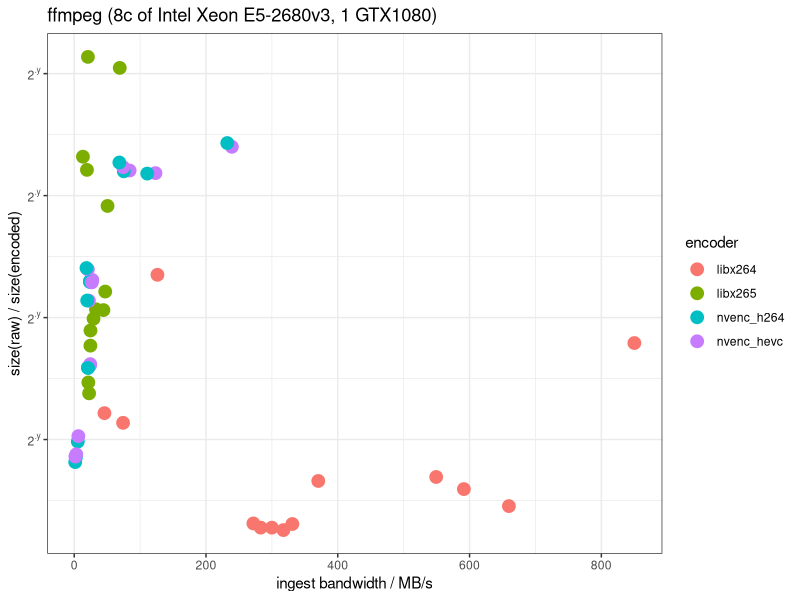
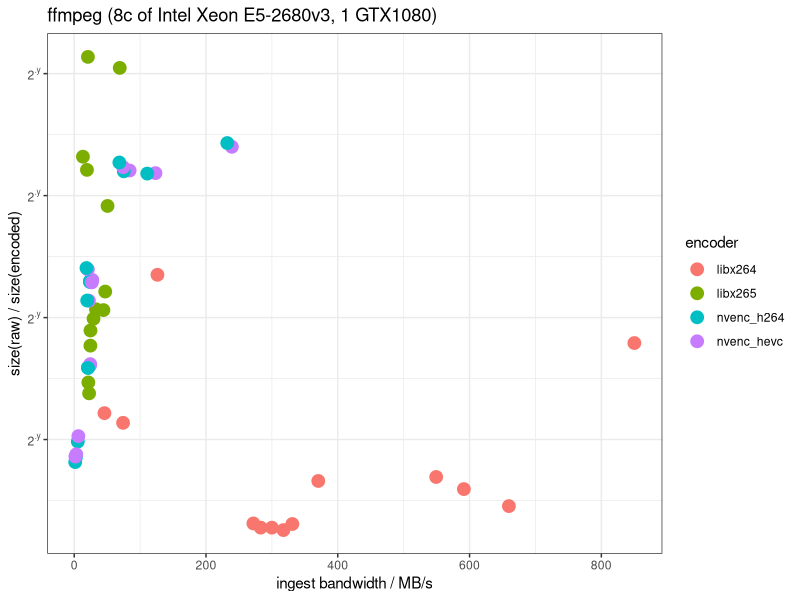
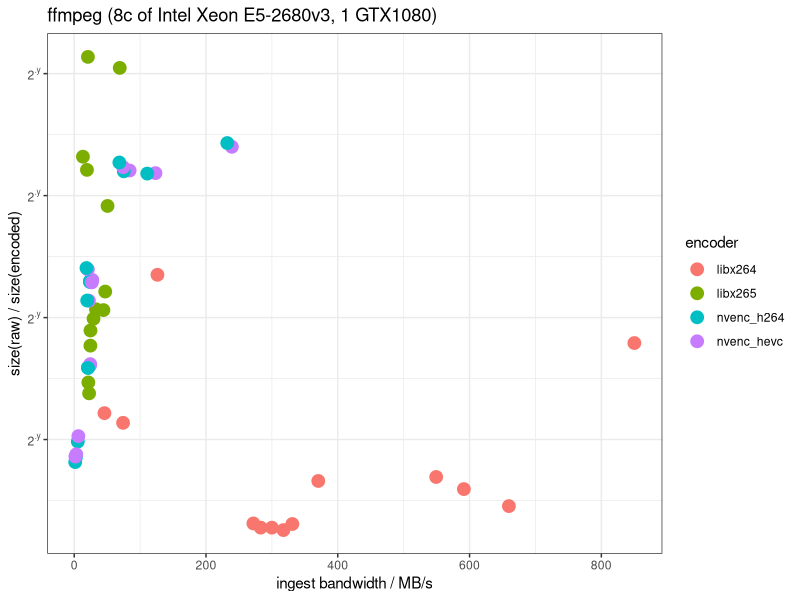
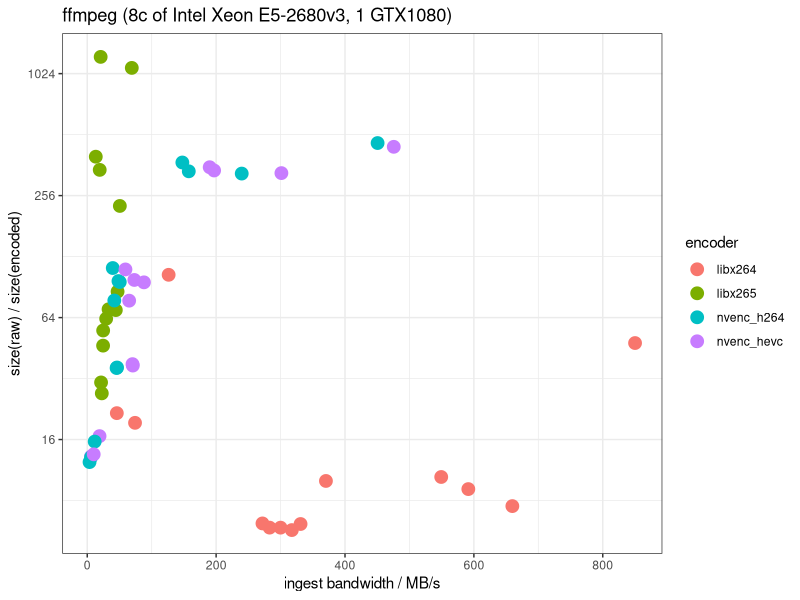
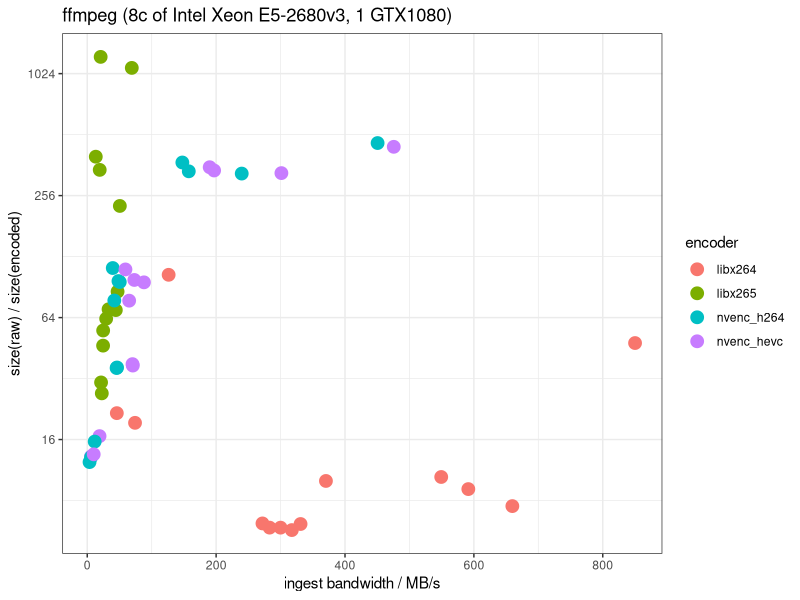
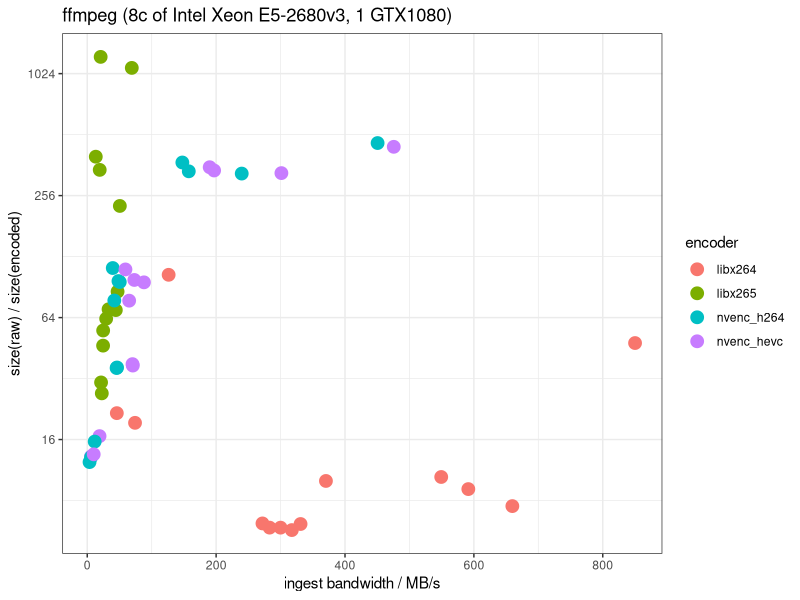
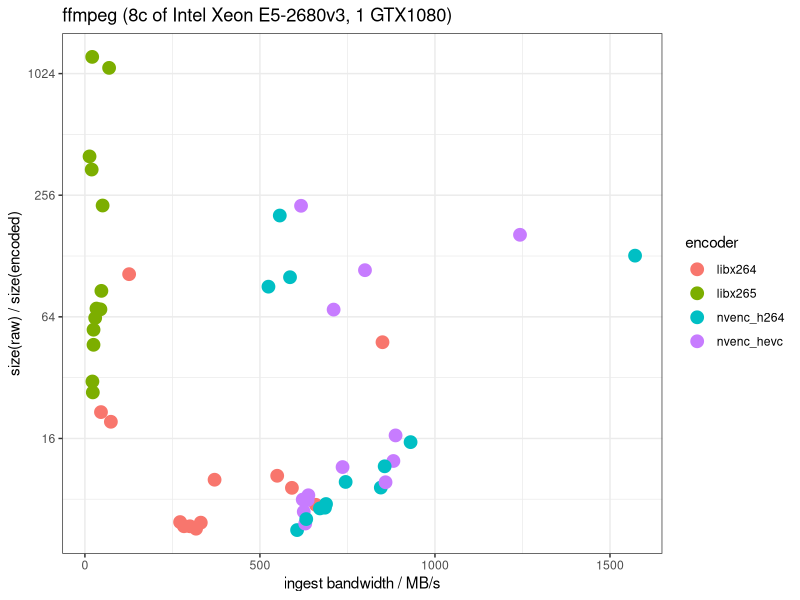
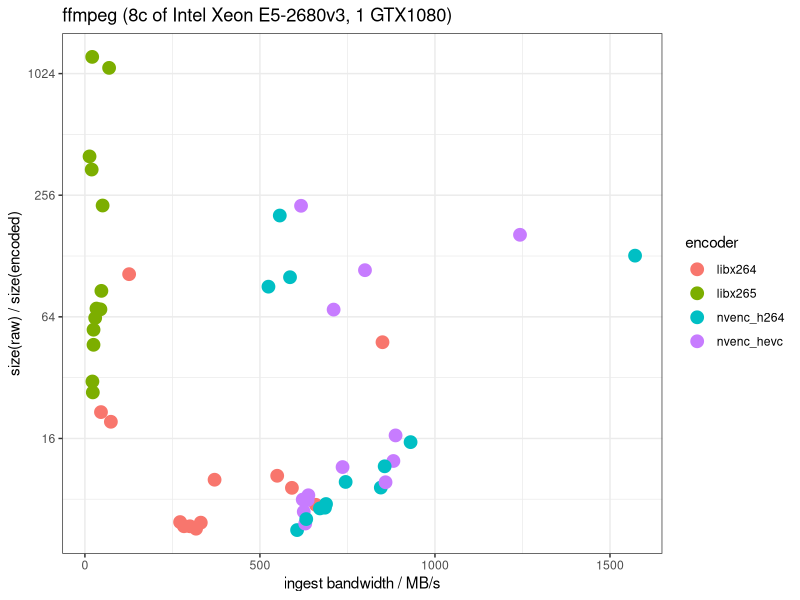

Write the R code that produced these figures, in order.
#!/usr/bin/env Rscript
library(ggplot2)
library(dplyr, warn.conflicts=FALSE)
library(readr)
library(scales)
library(ggthemes)
library(tidyr)


enc_df = read_csv("sqy-corpus-encode.csv") %>% filter(exit==0) %>% select(-flags, -timestamp)

enc_nvprof_df = read_csv("sqy-corpus-encode-nvprof.csv") %>% filter(exit==0)
enc_sdk_df = read_csv("sqy-corpus-encode-sdk.csv") %>% filter(exit==0)  

qual_df = read_csv("sqy-corpus-quality.csv") %>% select(-flags, -timestamp)

info_df = read_csv("sqy-corpus-info.csv") %>% mutate(filename = gsub(".tif","",filename))
info_df = info_df %>%
    mutate(parent_filename = filename, bytesof_pixel = bits_per_pixel/8) %>%
    separate(shape, into = c("zshape", "yshape","xshape"), sep = "x", convert = T, remove = F) %>%
    mutate(n_elems = zshape*yshape*xshape,
           size_bytes = n_elems*bytesof_pixel ,
           yuv420_size_bytes = n_elems*6/4.)


combined_enc = inner_join(enc_df,qual_df,by = c("filename"="filename",
                                             "shorthand"="shorthand")) 

combined_enc = combined_enc %>% mutate( parent_filename = gsub("(_unweighted|weighted_power_3_1)","",filename))
combined_enc = inner_join(combined_enc,info_df,by = "parent_filename")

combined_enc = combined_enc %>%
    mutate( ingest_bw_mb_per_sec = yuv420_size_bytes/(1024*1024*realtime_sec),
           encoder = gsub("_ultrafast","",shorthand),
           compression_ratio = raw_size_bytes/encoded_size_bytes)



realtime_plot = ggplot( combined_enc ,aes( x=ingest_bw_mb_per_sec,y=compression_ratio,color=encoder)) + theme_bw()
realtime_plot = realtime_plot + geom_point(size=4) 
realtime_plot = realtime_plot + ggtitle("ffmpeg (8c of Intel Xeon E5-2680v3, 1 GTX1080)")
realtime_plot = realtime_plot + xlab("ingest bandwidth / MB/s") + ylab(" size(raw) / size(encoded) ")
realtime_plot = realtime_plot + scale_y_continuous(trans=log2_trans(), breaks = trans_breaks("log2", function(x) 2^x),  labels = trans_format("log2", math_format(2^.y)))

ggsave("ffmpeg_cpugpu_video_codecs_realtime.png",realtime_plot,height=5)
ggsave("ffmpeg_cpugpu_video_codecs_realtime.svg",realtime_plot,height=5)
ggsave("ffmpeg_cpugpu_video_codecs_realtime.pdf",realtime_plot,height=5)


##### using the cuCtxCreate/Destroy timings

enc_nvprof_df = inner_join(enc_nvprof_df,qual_df,by = c("filename"="filename",
                                              "shorthand"="shorthand"))

enc_nvprof_df = enc_nvprof_df %>% mutate( parent_filename = gsub("(_unweighted|weighted_power_3_1)","",filename))
enc_nvprof_df = inner_join(enc_nvprof_df,info_df,by = "parent_filename")

enc_nvprof_df = enc_nvprof_df %>%
    mutate( ingest_bw_mb_per_sec = yuv420_size_bytes/(1024*1024*cuCtxTime_sec),
           encoder = gsub("_ultrafast","",shorthand),
           compression_ratio = raw_size_bytes/encoded_size_bytes)

including_nvprof = combined_enc %>% filter( !(grepl("nvenc",encoder)) ) %>% bind_rows(enc_nvprof_df) %>% mutate(encoder = gsub("_nvprof","",encoder)) 



libx264_md = median((including_nvprof %>% filter(encoder == "libx264"))$ingest_bw_mb_per_sec)
nvenc_h264_md = median((including_nvprof %>% filter(encoder == "nvenc_h264"))$ingest_bw_mb_per_sec)

cat(sprintf("libx264 median bandwidth   = %f\n",libx264_md))
cat(sprintf("nvenc_h264 median bandwidth= %f\n",nvenc_h264_md))


enhanced_plot = ggplot( including_nvprof ,aes( x=ingest_bw_mb_per_sec,y=compression_ratio,color=encoder)) + theme_bw()
enhanced_plot = enhanced_plot + geom_point(size=4) 
enhanced_plot = enhanced_plot + ggtitle("ffmpeg (8c of Intel Xeon E5-2680v3, 1 GTX1080)")
enhanced_plot = enhanced_plot + xlab("ingest bandwidth / MB/s") + ylab(" size(raw) / size(encoded) ")
enhanced_plot = enhanced_plot + ylim(.1,1.1*max(including_nvprof$compression_ratio))

## enhanced_plot = enhanced_plot + geom_vline(xintercept=libx264_md, color="gray", size=1.25)
## enhanced_plot = enhanced_plot + geom_text(aes(x=libx264_md, label=sprintf("\nmedian libx264 = %.0f",libx264_md), y=.7*max(compression_ratio)),
##                                           angle=90, color="black", text=element_text(size=11))

## enhanced_plot = enhanced_plot + geom_vline(xintercept=nvenc_h264_md, color="gray",  size=1.25)
## enhanced_plot = enhanced_plot + geom_text(aes(x=nvenc_h264_md, label=sprintf("\nmedian nvenc_h264 = %.0f",nvenc_h264_md), y=.7*max(compression_ratio)),
##                                           angle=90, color="black", text=element_text(size=11))
enhanced_plot = enhanced_plot + scale_y_continuous(trans=log2_trans() , breaks = trans_breaks("log2", function(y) 2^y))#,  labels = trans_format("log2", math_format(2^.x)))


ggsave("ffmpeg_cpugpu_video_codecs_enhanced.png",enhanced_plot,height=5)
ggsave("ffmpeg_cpugpu_video_codecs_enhanced.svg",enhanced_plot,height=5)
ggsave("ffmpeg_cpugpu_video_codecs_enhanced.pdf",enhanced_plot,height=5)


##### using the SDK timings

enc_sdk_df = inner_join(enc_sdk_df,qual_df,by = c("filename"="filename",
                                              "shorthand"="shorthand"))

enc_sdk_df = enc_sdk_df %>% mutate( parent_filename = gsub("(_unweighted|weighted_power_3_1)","",filename))
enc_sdk_df = inner_join(enc_sdk_df,info_df,by = "parent_filename")

enc_sdk_df = enc_sdk_df %>%
    mutate( ingest_bw_mb_per_sec = yuv420_size_bytes/(1024*1024*sdk_time_msec/1000.),
           encoder = gsub("_ultrafast","",shorthand),
           compression_ratio = raw_size_bytes/encoded_size_bytes)

including_sdk = combined_enc %>% filter( !(grepl("nvenc",encoder)) ) %>% bind_rows(enc_sdk_df) %>% mutate(encoder = gsub("_sdk","",encoder)) 



libx264_md = median((including_sdk %>% filter(encoder == "libx264"))$ingest_bw_mb_per_sec)
nvenc_h264_md = median((including_sdk %>% filter(encoder == "nvenc_h264"))$ingest_bw_mb_per_sec)

cat(sprintf("libx264 median bandwidth   = %f\n",libx264_md))
cat(sprintf("nvenc_h264 median bandwidth= %f\n",nvenc_h264_md))


sdk_plot = ggplot( including_sdk ,aes( x=ingest_bw_mb_per_sec,y=compression_ratio,color=encoder)) + theme_bw()
sdk_plot = sdk_plot + geom_point(size=4) 
sdk_plot = sdk_plot + ggtitle("ffmpeg (8c of Intel Xeon E5-2680v3, 1 GTX1080)")
sdk_plot = sdk_plot + xlab("ingest bandwidth / MB/s") + ylab(" size(raw) / size(encoded) ")
sdk_plot = sdk_plot + ylim(.1,1.1*max(including_sdk$compression_ratio))

## sdk_plot = sdk_plot + geom_vline(xintercept=libx264_md, color="gray", size=1.25)
## sdk_plot = sdk_plot + geom_text(aes(x=libx264_md, label=sprintf("\nmedian libx264 = %.0f",libx264_md), y=.7*max(compression_ratio)),
##                                           angle=90, color="black", text=element_text(size=11))

## sdk_plot = sdk_plot + geom_vline(xintercept=nvenc_h264_md, color="gray",  size=1.25)
## sdk_plot = sdk_plot + geom_text(aes(x=nvenc_h264_md, label=sprintf("\nmedian nvenc_h264 = %.0f",nvenc_h264_md), y=.7*max(compression_ratio)),
##                                           angle=90, color="black", text=element_text(size=11))
sdk_plot = sdk_plot + scale_y_continuous(trans=log2_trans() , breaks = trans_breaks("log2", function(y) 2^y))#,  labels = trans_format("log2", math_format(2^.x)))


ggsave("ffmpeg_cpugpu_video_codecs_sdk.png",sdk_plot,height=5)
ggsave("ffmpeg_cpugpu_video_codecs_sdk.svg",sdk_plot,height=5)
ggsave("ffmpeg_cpugpu_video_codecs_sdk.pdf",sdk_plot,height=5)



glimpse(including_nvprof)
